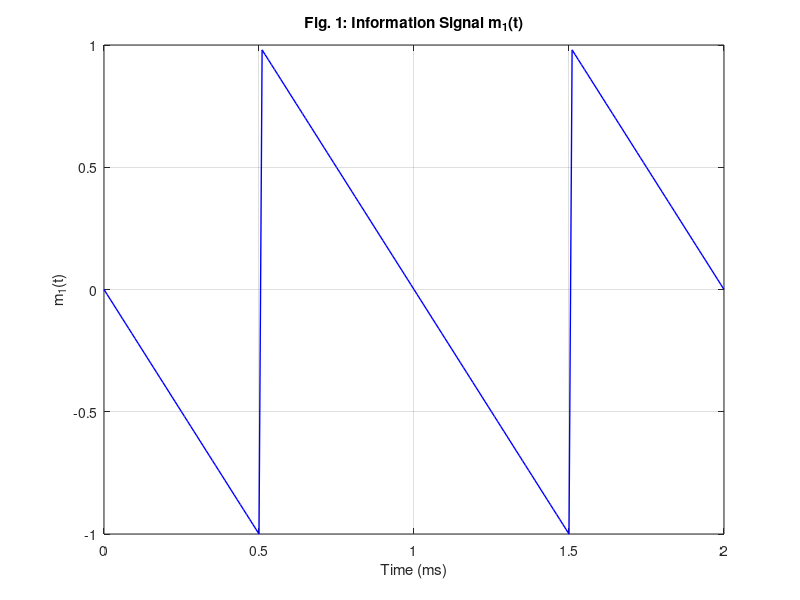
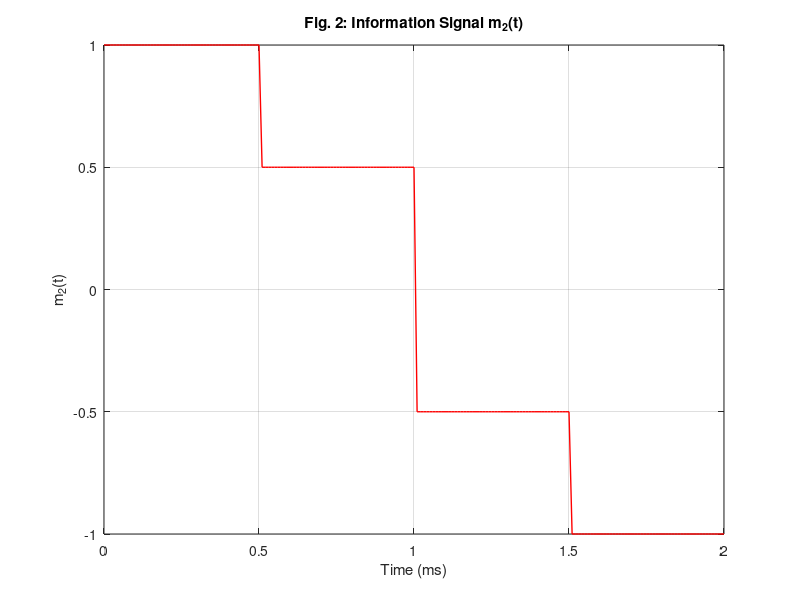
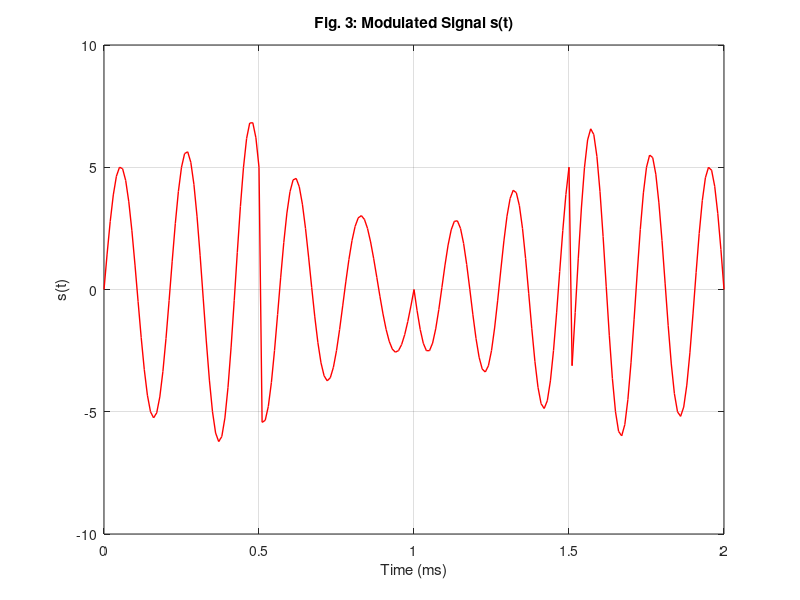

Source code (MATLAB) for these figures, in order: (Note: this script raises an error after producing the figures.)
clc;
clear;
close all;
% DSB-QAM Part A 

% Sampling Parameters
fs = 1*10^5;           % Sampling frequency (100 kHz)
ts = 1/fs;             % Sampling period Inverse Of Freq
T=2*10^-3;
t = 0:ts:T;            % Time vector (0 to 2 ms)

m1_frequency = 1/(1*10^-3);              
m1 = sawtooth(-2*pi*m1_frequency*t+pi,1);  

m2 = zeros(size(t));
m2(t <= 0.5e-3) = 1;
m2(t > 0.5e-3 & t <= 1e-3) = 0.5;
m2(t > 1e-3 & t <= 1.5e-3) = -0.5;
m2(t > 1.5e-3) = -1;

% Plot m1(t) Fig.1
figure;
plot(t*1000, m1, 'b', 'LineWidth', 1);
title('Fig. 1: Information Signal m_1(t)');
xlabel('Time (ms)');
ylabel('m_1(t)');
grid on;
yticks([-1 -0.5 0 0.5 1]);
savefig("m1(t)");

% Plot m2(t) Fig.2
figure;
plot(t*1000, m2, 'r', 'LineWidth', 1);
title('Fig. 2: Information Signal m_2(t)');
xlabel('Time (ms)');
ylabel('m_2(t)');
grid on;
yticks([-1 -0.5 0 0.5 1]);
xticks([0 0.5 1 1.5 2])
savefig("m2(t)");

%Checkpoint 1 Part 1

%Now we will define the carrier signal
Carrier_frequency=5*10^3;
Carrier1=5*cos(2*pi*Carrier_frequency*t);
Carrier2=5*sin(2*pi*Carrier_frequency*t);

S_t=Carrier1.*m1+Carrier2.*m2;

figure;
plot(t*1000, S_t, 'r', 'LineWidth', 1);
title('Fig. 3: Modulated Signal s(t)');
xlabel('Time (ms)');
ylabel('s(t)');
grid on;
savefig("s(t)");
%Checkpoint 2 Part 2

%Now We will implement the QAM Reciever;  

Demodulated_m1A=S_t.*Carrier1;
Demodulated_m2A=S_t.*Carrier2;

cutoff_Frequency=5000;
% Apply LPF
Demodulated_m1_1A = lowpass(Demodulated_m1A,cutoff_Frequency,5*fs); 
Demodulated_m2_2A = lowpass(Demodulated_m2A,cutoff_Frequency,5*fs);

Demodulated_m1_1A = 2*Demodulated_m1_1A / (5^2); 
Demodulated_m2_2A = 2*Demodulated_m2_2A / (5^2);

figure(Name="The Original Carrier");
subplot(2,1,1);
plot(t*1000, Demodulated_m1_1A, 'b', 'LineWidth', 1);
title('Fig. 4: DeModulated Signal m_1(t)');
xlabel('Time (ms)');
ylabel('m1(t)');
grid on;
subplot(2,1,2);
plot(t*1000, Demodulated_m2_2A, 'r', 'LineWidth', 1);
title('Fig. 5: DeModulated Signal m_2(t)');
xlabel('Time (ms)');
ylabel('m2(t)');
grid on;
savefig("Original");
% Checkpoint 3 Demodulated The 2 Signals

Demodulated_m1_B=S_t.*cos(2*pi*Carrier_frequency*t+pi/3);
Demodulated_m2_B=S_t.*sin(2*pi*Carrier_frequency*t+pi/3);

cutoff_Frequency=5000;
% Apply LPF
Demodulated_m1_1B = lowpass(Demodulated_m1_B,cutoff_Frequency,5*fs)/3; 
Demodulated_m2_2B = lowpass(Demodulated_m2_B,cutoff_Frequency,5*fs)/2.5;



figure(Name="The Original Carrier +pi/3");
subplot(2,1,1);
plot(t*1000, Demodulated_m2_2B, 'b', 'LineWidth', 1);
title('Fig. 6: DeModulated Signal m_1(t)');
xlabel('Time (ms)');
ylabel('m1(t)');
grid on;

subplot(2,1,2);
plot(t*1000, Demodulated_m1_1B, 'r', 'LineWidth', 1);
title('Fig. 7: DeModulated Signal m_2(t)');
xlabel('Time (ms)');
ylabel('m2(t)');
grid on;
savefig("2");
%Last Checkpoint Demodulating With Ansynchronous Reciever


Demodulated_m1_C=S_t.*cos(2.02*pi*Carrier_frequency*t);
Demodulated_m2_C=S_t.*sin(2.02*pi*Carrier_frequency*t);

cutoff_Frequency=5000;
% Apply LPF
Demodulated_m1_1C = lowpass(Demodulated_m1_C,cutoff_Frequency,5*fs); 
Demodulated_m2_2C = lowpass(Demodulated_m2_C,cutoff_Frequency,5*fs);

Demodulated_m1_11C = lowpass(Demodulated_m1_1C,cutoff_Frequency,5*fs); 
Demodulated_m2_22C = lowpass(Demodulated_m2_2C,cutoff_Frequency,5*fs);

figure(Name="The Original Carrier with different w");
subplot(2,1,1);
plot(t*1000, Demodulated_m1_11C, 'b', 'LineWidth', 1);
title('Fig. 8: DeModulated Signal m_1(t)');
xlabel('Time (ms)');
ylabel('m1(t)');
grid on;

subplot(2,1,2); 
plot(t*1000, Demodulated_m2_22C, 'r', 'LineWidth', 1);
title('Fig. 9: DeModulated Signal m_2(t)');
xlabel('Time (ms)');
ylabel('m2(t)');
grid on;
savefig("3");
